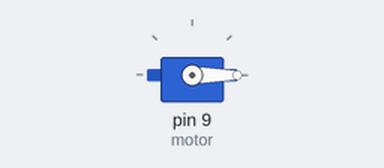
A sketch run on a simulated Arduino Uno, built with avr-gcc and run on an emulated ATmega328P. Parts: servo.

Above: at 0.1 s.
At 8.9 s:
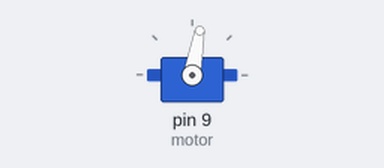
At 18.8 s:
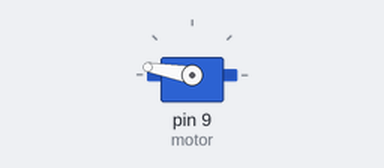
At 37.5 s:
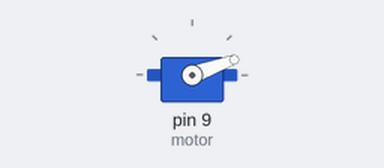
Timing chart, 0 to 40.0 s (numbered marks = the images above):
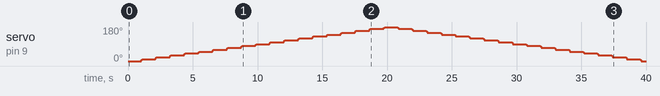

Measured:
- by itself, servo on pin 9 (motor): rises from 0° to 180° in 18.8 s, then falls to 0° in 19.8 s

The sketch:

ServoClock.ino
```cpp
#include<Servo.h>
Servo motor;
void setup() {
 Serial.begin(9600);
 motor.attach(9);
 motor.write(90);
}

void loop() {
  int hand = 0;
  for(; hand < 180; hand++){
    tickTock(hand);
    delay(10);
  }

  for(; hand > 0; hand--){
    tickTock(hand);
    delay(10);
  }
}

void tickTock(int hand){
  motor.write(hand);
  if(hand%10 == 0)
    delay(1000);
  }
```
